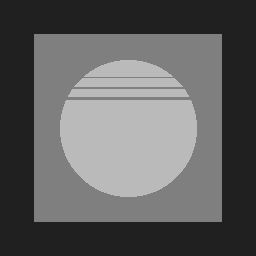
#> input picture image_origin/pattern2.png, 256 x 256 px
$ jupyter execute simulation_noise.ipynb
#> lines starting #> are read from the running program, lines starting #| are printed output that depends on the picture; after the words box and inside, x2 and y2 are one past the last pixel; in counts of white or black regions, pixels touching at a corner belong together; long printed decimals are rounded
# Simulation noise
Nguyen Viet Hoang <br>
Các noise model tác động lên chất lượng ảnh

[cell 1]
from importlib.resources import path
from pathlib import Path
import cv2
import numpy as np
import abc
from numpy.random import Generator
import matplotlib.pyplot as plt

class Noise(metaclass = abc.ABCMeta):
    def __init__(self, filepath: Path):
        self.filepath = filepath

    def get_matrix_image(self):
        return cv2.imread(str(self.filepath), cv2.IMREAD_GRAYSCALE)

    @abc.abstractmethod
    def noise(self)->np.array:
        pass

    def add_noise(self) ->np.array:
        noise_gen = self.noise().astype('uint8')
        origin_image = self.get_matrix_image()
        noisy_image = cv2.add(origin_image,noise_gen)
        cv2.normalize(noisy_image, noisy_image, 0, 255, cv2.NORM_MINMAX, dtype=-1)
        return noisy_image

class GaussianNoise(Noise):
    def __init__(self, filepath, mean = 0, var = 0.1):
        super().__init__(filepath=filepath)
        self.mean = mean
        self.var = var

    def noise(self)->np.array:
        image = self.get_matrix_image()
        row, col = image.shape
        sigma = self.var**0.5
        gauss = np.random.normal(self.mean,sigma,image.size)
        gauss = gauss.reshape(row, col).astype('uint8')
        return gauss

class RayleighNoise(Noise):
    def __init__(self, filepath, scale):
        super().__init__(filepath=filepath)
        self.scale = scale

    def noise(self)->np.array:
        image = self.get_matrix_image()
        row, col, ch = image.shape
        rayleigh = np.random.rayleigh(self.scale, (row, col, ch))
        return rayleigh

class ExponentialNoise(Noise):
    def __init__(self, filepath, scale):
        super().__init__(filepath = filepath)
        self.scale = scale

    def noise(self)->np.array:
        image = self.get_matrix_image()
        exponent = np.random.default_rng().exponential(self.scale, image.shape)
        return exponent

class SaltAndPeperNoise(Noise):
    def __init__(self,
                 filepath: Path,
                 Ps = 0.5,
                 P = 0.004):
        super().__init__(filepath)
        self.Ps = Ps
        self.P = P

    def noise(self)->np.array:
        image = self.get_matrix_image()

        out = np.copy(image)

        # Salt mode
        num_salt = np.ceil(self.P * image.size * self.Ps)
        coords = [np.random.randint(0, i - 1, int(num_salt))
                for i in image.shape]

        # print(np.asarray(coords).shape)

        out[tuple(coords)] = 1


        # Pepper mode
        num_pepper = np.ceil(self.P* image.size * (self.P - self.Ps))
        coords = [np.random.randint(0, i - 1, int(num_pepper))
                for i in image.shape]

        out[tuple(coords)] = 0
        return np.asarray(out)

class UniformNoise(Noise):
    def __init__(self,
                 filepath:Path,
                 a = 0.0,
                 b = 2.0):
        super().__init__(filepath=filepath)
        self.a = a
        self.b = b

    def noise(self)->np.array:
        image = self.get_matrix_image()
        uniform_gen = np.random.default_rng().uniform(self.a, self.b, image.shape)
        print(uniform_gen)
        return np.asarray(uniform_gen)

[cell 2]
import cv2
from config import Flag
import matplotlib.pyplot as plt
from scipy.fftpack import fftn, ifftn, fftshift
def metric(gt, ri):
    SE = (gt - ri)**2
    MSE = SE.mean()
    RMSE = MSE**0.5
    PSNR = 10*np.log10(255*255/MSE)
    return {"MSE": MSE,"RMSE": RMSE,"PSNR":PSNR}

[cell 3]
prefix = Flag.image_origin
file_name = prefix / 'pattern2.png'
shape_img = (480, 480)
image = cv2.imread(str(file_name), cv2.IMREAD_GRAYSCALE)
#> image is the input picture: shape (256, 256); min 32, max 186, mean 95.9
image = cv2.resize(image, shape_img)
#> image: shape (480, 480)

## Gaussian noise

[cell 4]
gauss_noise = GaussianNoise(str(file_name), mean = 0, var = 3.5)
image_gauss_noise = gauss_noise.add_noise()
image_gauss_noise = cv2.resize(image_gauss_noise, shape_img)
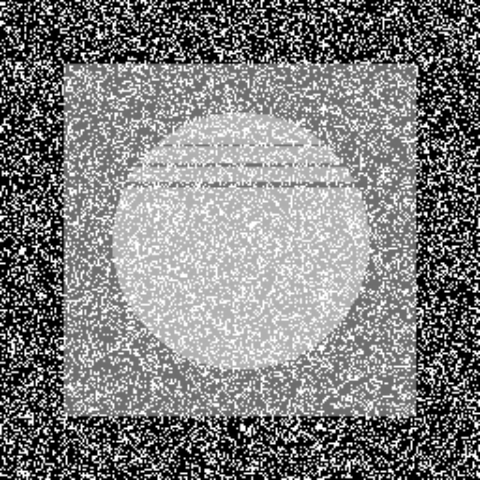
#> image_gauss_noise: shape (480, 480); min 0, max 255, mean 127.4
# print(image_gauss_noise.shape)
eval_img = metric(image, image_gauss_noise)
#> in metric, `SE = (gt - ri)**2`:
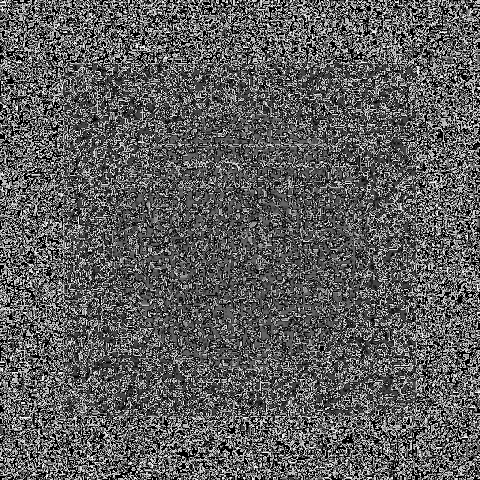
#> SE: shape (480, 480); min 0, max 249, mean 93.4
#> in metric, `MSE = SE.mean()`: MSE = 93.43
#> in metric, `RMSE = MSE**0.5`: RMSE = 9.67
#> in metric, `PSNR = 10*np.log10(255*255/MSE)`: PSNR = 28.43
#> eval_img = {'MSE': 93.43, 'RMSE': 9.67, 'PSNR': 28.43}
print(eval_img)
#| {'MSE': 93.432, 'RMSE': 9.666, 'PSNR': 28.426}

plt.figure(figsize=(20, 12))
plt.subplot(121)
plt.title("Origin Image")
plt.axis('off')
plt.imshow(image, cmap='gray')
plt.subplot(122)
plt.title("Noisy Image")
plt.axis('off')
plt.imshow(image_gauss_noise, cmap='gray')

## Sault and Pepper Noise

[cell 5]
# from add_noise import SaltAndPeperNoise
# file_name = prefix / 'pattern2.png'
# image = cv2.imread(str(file_name), cv2.IMREAD_GRAYSCALE)
saltAndPeperNoise = SaltAndPeperNoise(str(file_name), Ps=0.04, P=0.05)
image_snp_noise = saltAndPeperNoise.noise()
#> in noise, `out[tuple(coords)] = 1`: out: shape (256, 256); 0.2% of pixels changed, all inside (x1, y1, x2, y2) = (0, 2, 254, 254)
#> in noise, `out[tuple(coords)] = 0`:
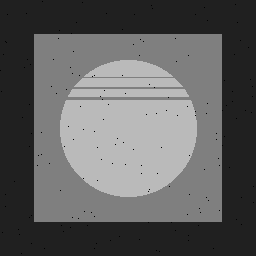
#> out: shape (256, 256); min 0, max 186, mean 95.7
image_snp_noise = cv2.resize(image_snp_noise, shape_img)
metric_snp = metric(image, image_snp_noise)
#> in metric (call 2), `SE = (gt - ri)**2`:
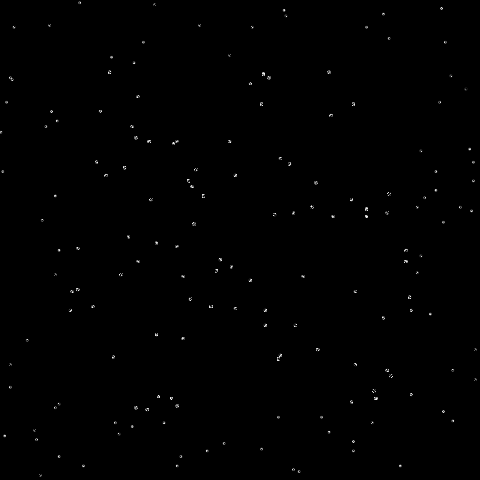
#> SE: shape (480, 480); min 0, max 249, mean 0.8
#> in metric (call 2), `MSE = SE.mean()`: MSE = 0.754
#> in metric (call 2), `RMSE = MSE**0.5`: RMSE = 0.868
#> in metric (call 2), `PSNR = 10*np.log10(255*255/MSE)`: PSNR = 49.36
#> metric_snp = {'MSE': 0.754, 'RMSE': 0.868, 'PSNR': 49.36}
print(metric_snp)
#| {'MSE': 0.7543, 'RMSE': 0.8685, 'PSNR': 49.355}

plt.figure(figsize=(20, 12))
plt.subplot(121)
plt.title("Origin Image")
plt.axis('off')
plt.imshow(image, cmap='gray')
plt.subplot(122)
plt.title("Noisy Image")
plt.axis('off')
plt.imshow(image_snp_noise, cmap='gray')

## Erlang Noise

## Exponential Noise

[cell 6]
ex_noise = ExponentialNoise(filepath=file_name, scale=89)
image_ex_noise = ex_noise.add_noise()
#> in add_noise (call 2), `cv2.normalize(noisy_image, noisy_image, 0, 255, cv2.NORM_MINMAX, dtype..`:
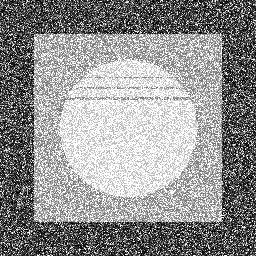
#> noisy_image: shape (256, 256); min 0, max 255, mean 146.1
image_ex_noise = cv2.resize(image_ex_noise, shape_img)
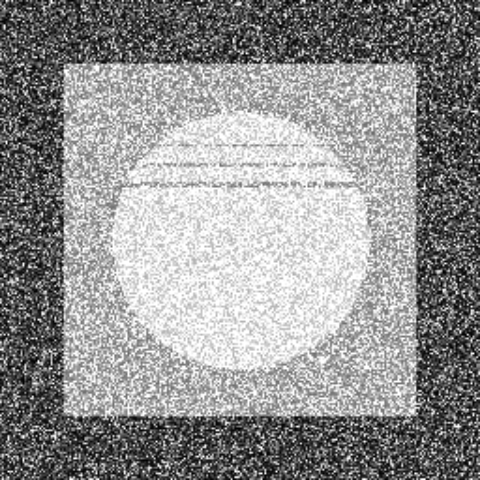
#> image_ex_noise: shape (480, 480); min 0, max 255, mean 146

F_o = fftn(image)
Fn_uni = fftn(image_ex_noise)

plt.subplot(121)
plt.imshow(fftshift(np.log(np.abs(F_o)+1)), cmap="gray")
plt.subplot(122)
plt.imshow(np.log(np.abs(Fn_uni)+1), cmap="gray")

metric_snp = metric(image, image_ex_noise)
#> in metric (call 3), `SE = (gt - ri)**2`:
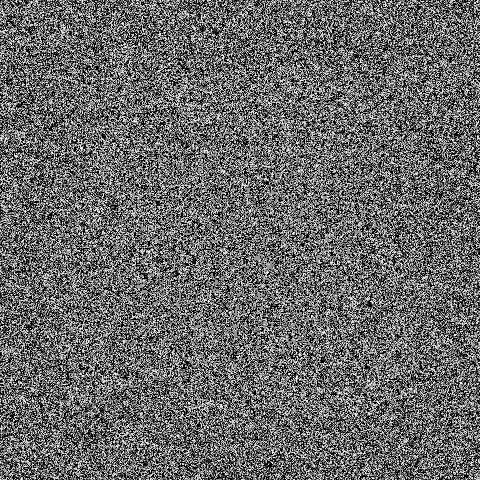
#> SE: shape (480, 480); min 0, max 249, mean 105.7
#> in metric (call 3), `MSE = SE.mean()`: MSE = 105.7
#> in metric (call 3), `RMSE = MSE**0.5`: RMSE = 10.28
#> in metric (call 3), `PSNR = 10*np.log10(255*255/MSE)`: PSNR = 27.89
#> metric_snp = {'MSE': 105.7, 'RMSE': 10.28, 'PSNR': 27.89}
print(metric_snp)
#| {'MSE': 105.674, 'RMSE': 10.280, 'PSNR': 27.891}

plt.figure(figsize=(18, 7))
plt.subplot(121)
plt.title("Origin Image")
plt.axis('off')
plt.imshow(image, cmap='gray')
plt.subplot(122)
plt.title("Noisy Image")
plt.axis('off')
plt.imshow(image_ex_noise, cmap='gray')

## Uniform Noise

[cell 7]
uni_noise = UniformNoise(filepath=file_name, a=0, b=1)
image_uni_noise = uni_noise.add_noise()
#> (printed output is left out)
#> in add_noise (call 3), `cv2.normalize(noisy_image, noisy_image, 0, 255, cv2.NORM_MINMAX, dtype..`:
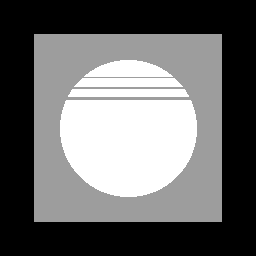
#> noisy_image: shape (256, 256); min 0, max 255, mean 105.7
image_uni_noise = cv2.resize(image_uni_noise, shape_img)

F_o = fftn(image)
Fn_uni = fftn(image_uni_noise)

plt.subplot(121)
plt.imshow(fftshift(np.log(np.abs(F_o)+1)), cmap="gray")
plt.subplot(122)
plt.imshow(np.log(np.abs(Fn_uni)+1), cmap="gray")

metric_snp = metric(image, image_uni_noise)
#> in metric (call 4), `SE = (gt - ri)**2`:
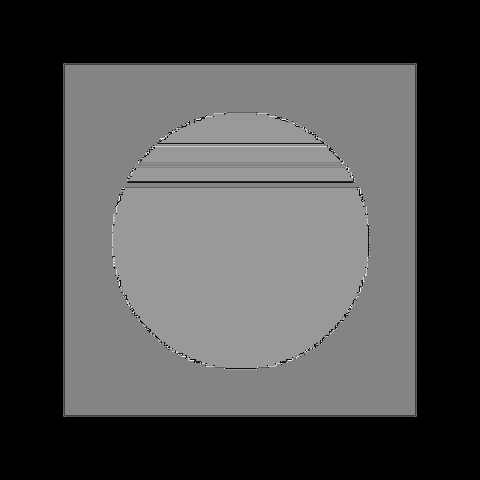
#> SE: shape (480, 480); min 0, max 249, mean 75.1
#> in metric (call 4), `MSE = SE.mean()`: MSE = 75.08
#> in metric (call 4), `RMSE = MSE**0.5`: RMSE = 8.66
#> in metric (call 4), `PSNR = 10*np.log10(255*255/MSE)`: PSNR = 29.38
#> metric_snp = {'MSE': 75.08, 'RMSE': 8.66, 'PSNR': 29.38}
print(metric_snp)
#| {'MSE': 75.079, 'RMSE': 8.665, 'PSNR': 29.376}

plt.figure(figsize=(18, 7))
plt.subplot(121)
plt.title("Origin Image")
plt.axis('off')
plt.imshow(image, cmap='gray')
plt.subplot(122)
plt.title("Noisy Image")
plt.axis('off')
plt.imshow(image_uni_noise, cmap='gray')
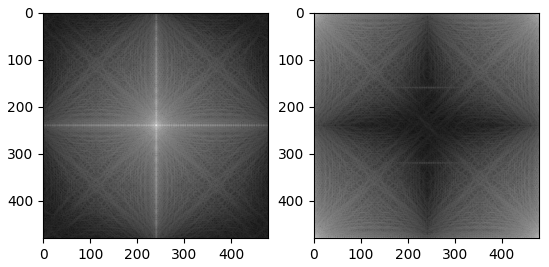
#> figure drawn by matplotlib, 2 panels
